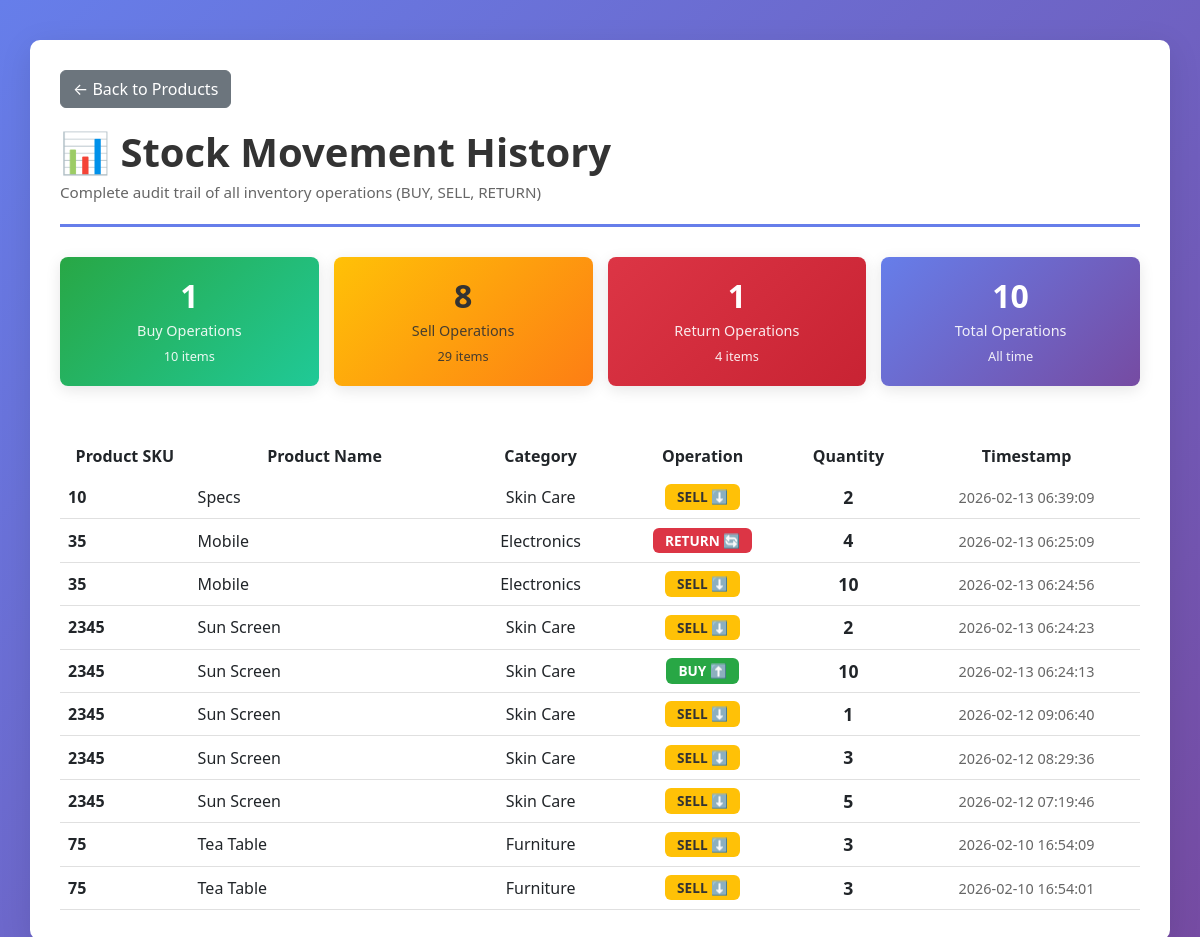
Screenshot of /stock-history with the database file from the repository.
### tables this page shows
CREATE TABLE `STOCK MOVEMENT` (
            id INTEGER PRIMARY KEY AUTOINCREMENT,
            product_id INTEGER NOT NULL,
            type TEXT NOT NULL,
            quantity INTEGER NOT NULL,
            timestamp TIMESTAMP DEFAULT CURRENT_TIMESTAMP,
            FOREIGN KEY (product_id) REFERENCES `PRODUCT TABLE (Core Table)`(ID)
        );

CREATE TABLE `PRODUCT TABLE (Core Table)` (
            ID INTEGER PRIMARY KEY AUTOINCREMENT,
            sku TEXT NOT NULL UNIQUE,
            Name TEXT NOT NULL,
            category_id INTEGER,
            price REAL NOT NULL,
            quantity INTEGER NOT NULL,
            shelf_number TEXT NOT NULL,
            reorder_level INTEGER NOT NULL,
            created_at TIMESTAMP DEFAULT CURRENT_TIMESTAMP, barcode_path TEXT,
            FOREIGN KEY (category_id) REFERENCES `CATEGORY TABLE`(id)
        );

CREATE TABLE `CATEGORY TABLE` (
            id INTEGER PRIMARY KEY AUTOINCREMENT,
            name TEXT NOT NULL,
            created_at TIMESTAMP DEFAULT CURRENT_TIMESTAMP
        );

### app.py (the view)
@app.route('/stock-history')
def stock_history():
    conn = get_db_connection()
    movements = conn.execute('''
        SELECT sm.id, sm.product_id, sm.type, sm.quantity, sm.timestamp,
               p.sku, p.Name, c.name as category_name
        FROM `STOCK MOVEMENT` sm
        JOIN `PRODUCT TABLE (Core Table)` p ON sm.product_id = p.ID
        LEFT JOIN `CATEGORY TABLE` c ON p.category_id = c.id
        ORDER BY sm.timestamp DESC
    ''').fetchall()
    conn.close()
    return render_template('stock_history.html', movements=movements)

### app.py (called while the page is built)
def get_db_connection():
    conn = sqlite3.connect(DATABASE)
    conn.row_factory = sqlite3.Row
    return conn

### templates/stock_history.html (shortened to what this page needs)
<!DOCTYPE html>
<html lang="en">
<head>
    <link href="https://cdn.jsdelivr.net/npm/bootstrap@5.3.0/dist/css/bootstrap.min.css" rel="stylesheet">
</head>
<body>
    <div class="container">
        <a href="/products" class="btn btn-secondary btn-back">← Back to Products</a>
        <div class="header">
            <h1>📊 Stock Movement History</h1>
            <p>Complete audit trail of all inventory operations (BUY, SELL, RETURN)</p>
        </div>
        {% if movements %}
            {% set buy_count = movements|selectattr('type', 'equalto', 'BUY')|list|length %}
            {% set sell_count = movements|selectattr('type', 'equalto', 'SELL')|list|length %}
            {% set return_count = movements|selectattr('type', 'equalto', 'RETURN')|list|length %}
            {% set buy_qty = movements|selectattr('type', 'equalto', 'BUY')|map(attribute='quantity')|sum %}
            {% set sell_qty = movements|selectattr('type', 'equalto', 'SELL')|map(attribute='quantity')|sum %}
            {% set return_qty = movements|selectattr('type', 'equalto', 'RETURN')|map(attribute='quantity')|sum %}
            <div class="stats">
                <div class="stat-card buy">
                    <h3>{{ buy_count }}</h3>
                    <p>Buy Operations</p>
                    <p style="font-size: 0.8rem;">{{ buy_qty }} items</p>
                </div>
                <div class="stat-card sell">
                    <h3>{{ sell_count }}</h3>
                    <p>Sell Operations</p>
                    <p style="font-size: 0.8rem;">{{ sell_qty }} items</p>
                </div>
                <div class="stat-card return">
                    <h3>{{ return_count }}</h3>
                    <p>Return Operations</p>
                    <p style="font-size: 0.8rem;">{{ return_qty }} items</p>
                </div>
                <div class="stat-card">
                    <h3>{{ movements|length }}</h3>
                    <p>Total Operations</p>
                    <p style="font-size: 0.8rem;">All time</p>
                </div>
            </div>
        {% endif %}
        <div class="table-wrapper">
            {% if movements %}
                <table class="table table-hover" style="margin-bottom: 0;">
                    <thead>
                        <tr>
                            <th style="width: 12%;">Product SKU</th>
                            <th style="width: 25%;">Product Name</th>
                            <th style="width: 15%;">Category</th>
                            <th style="width: 15%;">Operation</th>
                            <th style="width: 12%;">Quantity</th>
                            <th style="width: 21%;">Timestamp</th>
                        </tr>
                    </thead>
                    <tbody>
                        {% for movement in movements %}
                            <tr>
                                <td><strong>{{ movement.sku }}</strong></td>
                                <td>{{ movement.Name }}</td>
                                <td>
                                    {% if movement.category_name %}
                                        {{ movement.category_name }}
                                    {% else %}
                                        <span style="color: #999;">Uncategorized</span>
                                    {% endif %}
                                </td>
                                <td>
                                    {% if movement.type == 'BUY' %}
                                        <span class="badge badge-buy">BUY ⬆️</span>
                                    {% elif movement.type == 'SELL' %}
                                        <span class="badge badge-sell">SELL ⬇️</span>
                                    {% elif movement.type == 'RETURN' %}
                                        <span class="badge badge-return">RETURN 🔄</span>
                                    {% else %}
                                        <span class="badge bg-secondary">{{ movement.type }}</span>
                                    {% endif %}
                                </td>
                                <td>
                                    <span class="quantity">{{ movement.quantity }}</span>
                                </td>
                                <td>
                                    <span class="timestamp">{{ movement.timestamp }}</span>
                                </td>
                            </tr>
                        {% endfor %}
                    </tbody>
                </table>
            {% else %}
                <div class="no-data">
                    <h5>No stock movements recorded yet</h5>
                    <p>Start by adding products and performing buy/sell/return operations</p>
                </div>
            {% endif %}
        </div>
    </div>
</body>
</html>

### templates/stock_history.html (style rules this page uses)
body { background: linear-gradient(135deg, #667eea 0%, #764ba2 100%); min-height: 100vh; padding: 20px; }
.container { background: white; border-radius: 10px; box-shadow: 0 8px 32px rgba(0, 0, 0, 0.1); padding: 30px; margin-top: 20px; }
.header { margin-bottom: 30px; padding-bottom: 20px; border-bottom: 3px solid #667eea; }
.header h1 { color: #333; font-weight: bold; margin: 0; }
.header p { color: #666; margin: 5px 0 0 0; font-size: 0.95rem; }
.btn-back { display: inline-block; margin-bottom: 20px; }
.table-wrapper { overflow-x: auto; }
table { margin-top: 20px; }
th { background-color: #667eea; color: white; font-weight: 600; text-align: center; padding: 15px 10px; border: none; }
td { padding: 12px 10px; text-align: center; vertical-align: middle; border-bottom: 1px solid #e0e0e0; }
td:first-child { text-align: left; }
td:nth-child(2) { text-align: left; }
.badge { padding: 6px 12px; font-size: 0.85rem; font-weight: 600; }
.badge-buy { background-color: #28a745; color: white; }
.badge-sell { background-color: #ffc107; color: #333; }
.badge-return { background-color: #dc3545; color: white; }
.quantity { font-weight: 600; font-size: 1.1rem; }
.timestamp { font-size: 0.9rem; color: #666; }
.stats { display: grid; grid-template-columns: repeat(auto-fit, minmax(150px, 1fr)); gap: 15px; margin-bottom: 30px; }
.stat-card { background: linear-gradient(135deg, #667eea 0%, #764ba2 100%); color: white; padding: 20px; border-radius: 8px; text-align: center; box-shadow: 0 4px 15px rgba(0, 0, 0, 0.1); }
.stat-card h3 { margin: 0; font-size: 2rem; font-weight: bold; }
.stat-card p { margin: 5px 0 0 0; font-size: 0.9rem; opacity: 0.9; }
.stat-card.buy { background: linear-gradient(135deg, #28a745 0%, #20c997 100%); }
.stat-card.sell { background: linear-gradient(135deg, #ffc107 0%, #fd7e14 100%); color: #333; }
.stat-card.return { background: linear-gradient(135deg, #dc3545 0%, #c82333 100%); }

### rows the page displays
STOCK MOVEMENT: sku "10", Name "Specs", category_name "Skin Care", type "SELL ⬇️", quantity "2", timestamp "2026-02-13 06:39:09"
STOCK MOVEMENT: sku "35", Name "Mobile", category_name "Electronics", type "RETURN 🔄", quantity "4", timestamp "2026-02-13 06:25:09"
STOCK MOVEMENT: sku "35", Name "Mobile", category_name "Electronics", type "SELL ⬇️", quantity "10", timestamp "2026-02-13 06:24:56"
STOCK MOVEMENT: sku "2345", Name "Sun Screen", category_name "Skin Care", type "SELL ⬇️", quantity "2", timestamp "2026-02-13 06:24:23"
STOCK MOVEMENT: sku "2345", Name "Sun Screen", category_name "Skin Care", type "BUY ⬆️", quantity "10", timestamp "2026-02-13 06:24:13"
STOCK MOVEMENT: sku "2345", Name "Sun Screen", category_name "Skin Care", type "SELL ⬇️", quantity "1", timestamp "2026-02-12 09:06:40"
STOCK MOVEMENT: sku "2345", Name "Sun Screen", category_name "Skin Care", type "SELL ⬇️", quantity "3", timestamp "2026-02-12 08:29:36"
STOCK MOVEMENT: sku "2345", Name "Sun Screen", category_name "Skin Care", type "SELL ⬇️", quantity "5", timestamp "2026-02-12 07:19:46"
STOCK MOVEMENT: sku "75", Name "Tea Table", category_name "Furniture", type "SELL ⬇️", quantity "3", timestamp "2026-02-10 16:54:09"
STOCK MOVEMENT: sku "75", Name "Tea Table", category_name "Furniture", type "SELL ⬇️", quantity "3", timestamp "2026-02-10 16:54:01"

### other values shown
{{ buy_count }} "1"
{{ buy_qty }} "10"
{{ sell_count }} "8"
{{ sell_qty }} "29"
{{ return_count }} "1"
{{ return_qty }} "4"
{{ movements|length }} "10"
